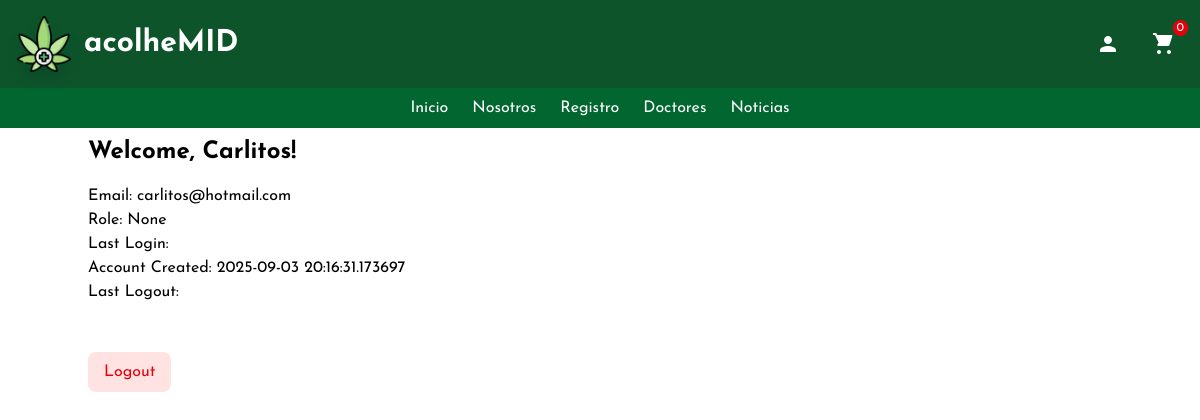
/auth/dashboard (signed in), run on the app's committed database.
### app/models.py (models this page shows, shortened)
class User(UserMixin, db.Model):
  __tablename__ = 'users'
  id = db.Column(db.Integer, primary_key=True)
  name = db.Column(db.String(100))
  username = db.Column(db.String(30), unique=True, nullable=False)
  email = db.Column(db.String(30), unique=True, nullable=False)
  password = db.Column(db.String(200), nullable=False)
  bio = db.Column(db.String(200))
  created_at = db.Column(db.DateTime, default=datetime.utcnow)
  rol = db.Column(db.String(20), default="user")  # Roles: user, admin, editor
  posts = db.relationship('Post', back_populates='user', lazy=True)
  comments = db.relationship('Comment', back_populates='user', lazy=True)

### app/routes/auth.py (the view)
@auth_bp.route('/dashboard', methods=['GET'])
@login_required
def dashboard():
  return render_template('dashboard.html')

### app/__init__.py (called while the page is built)
def create_app(): #(config_class="config.Config")
  app = Flask(__name__)
  app.config.from_object(Config)#(config_class)
  db.init_app(app)
  migrate.init_app(app, db)
  csrf.init_app(app)
  login_manager.init_app(app)
  login_manager.login_view = 'auth.login'
  with app.app_context():
    from app.models import User, Post, Comment, Label
    db.create_all()
  @login_manager.user_loader
  def load_user(user_id):
    return User.query.get(int(user_id))
  from app.routes import home_bp, auth_bp
  app.register_blueprint(home_bp)
  app.register_blueprint(auth_bp, url_prefix='/auth')
  from . import routes
  return app

### app/templates/auth/dashboard.html (shortened to what this page needs)
{% extends "home/base-home.html" %}
{% block content %}
  <br> <br><br> <br>
   <h1 class="text-2xl font-bold mb-4">Welcome, {{ current_user.username }}!</h1>
  <p>Email: {{ current_user.email }}</p>
  <p>Role: {{ current_user.rol }}</p>
  <p>Last Login: {{ current_user.last_login }}</p>
  <p>Account Created: {{ current_user.created_at }}</p>
  <p>Last Logout: {{ current_user.last_logout }}</p>
  <br><br>
  <a href="{{ url_for('auth.logout') }}"
   class="bg-red-100 text-red-600 py-2 px-4 rounded-lg hover:bg-red-200 transition inline-block">
   Logout
  </a>
{% endblock %}

### app/templates/home/base-home.html (style rules this page uses)
html { scroll-behavior: smooth; }
* { font-family: 'Josefin Sans'; }

### data on the page
User: username "Carlitos", email "carlitos@hotmail.com", rol "None", created_at "2025-09-03 20:16:31.173697"
